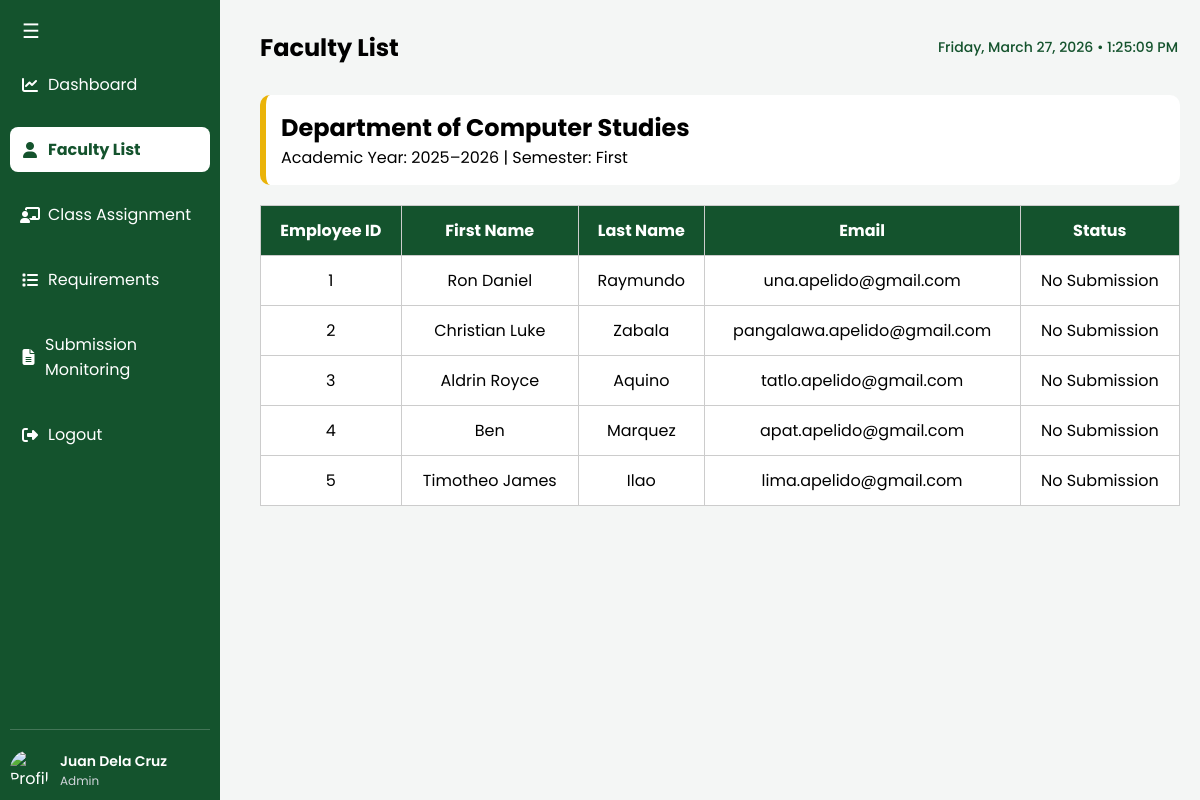
The page /facultylistAdmin on the database its author committed.
### tables this page shows
CREATE TABLE TEACHERS (Emp_ID INT, First_Name TEXT NOT NULL, Last_Name TEXT NOT NULL, Email TEXT);

### flaskofthesite.py (the view)
@app.route ('/facultylistAdmin')
def facultylistAdmin():
    db_path = os.path.join(base_dir, 'Facultylist.db')
    conn = sqlite3.connect(db_path)
    conn.row_factory = sqlite3.Row
    cursor = conn.cursor()
    cursor.execute('SELECT * FROM TEACHERS')
    rows = cursor.fetchall()
    for row in rows:
        print(row["Emp_ID"])
    return render_template('facultylistAdmin.html', rows=rows)

### flaskofthesite.py (called while the page is built)
@app.after_request
def add_header(response):
    response.headers["Cache-Control"] = "no-store, no-cache, must-revalidate, max-age=0"
    response.headers["Pragma"] = "no-cache"
    response.headers["Expires"] = "0"
    return response

### templates/facultylistAdmin.html (shortened to what this page needs)
<!DOCTYPE html>
<html>
<head>
    <link rel="stylesheet" href="{{ url_for('static', filename='dashboardAdmin.css') }}">
     <link href="https://cdnjs.cloudflare.com/ajax/libs/font-awesome/6.5.0/css/all.min.css" rel="stylesheet">
</head>
<body>
<div class="sidebar" id="sidebar">
    <div class="sidebar-top">
        <button id="menu-btn">☰</button>
    </div>
    <a href="/dashboardAdmin">
        <i class="fas fa-chart-line"></i>
        <span>Dashboard</span>
    </a>
    <a class="active">
        <i class="fas fa-user"></i>
        <span>Faculty List</span>
    </a>
    <a href="/">
        <i class="fas fa-chalkboard-teacher"></i>
        <span>Class Assignment</span>
    </a>
    <a href="/requirementsAdmin">
        <i class="fas fa-list"></i>
        <span>Requirements</span>
    </a>
    <a href="/submissionmonitoringAdmin">
        <i class="fas fa-file-alt"></i>
        <span>Submission Monitoring</span>
    </a>
    <a href="/logout">
        <i class="fas fa-sign-out-alt"></i>
        <span>Logout</span>
    </a>
    <div class="sidebar-profile">
        <img src="https://cdn-icons-png.flaticon.com/512/847/847969.png" alt="Profile">
        <div class="profile-info">
            <span class="name">Juan Dela Cruz</span>
            <span class="role">Admin</span>
        </div>
    </div>
</div>
<div class="main" id="main">
<div class="topbar">
    <h2>Faculty List</h2>
    <div class="datetime" id="datetime"></div>
</div>
<div class="content">
    <div class="header">
        <h2>Department of Computer Studies</h2>
        <p>Academic Year: 2025–2026 | Semester: First</p>
    </div>
 <table>
        <thead>
            <tr>
                <th>Employee ID</th>
                <th>First Name</th>
                <th>Last Name</th>
                <th>Email</th>
                <th>Status</th>
            </tr>
        </thead>
        <tbody>
            {% for t in rows %}
            <tr>
                <td>{{ t[0] }}</td>
                <td>{{ t[1] }}</td>
                <td>{{ t[2] }}</td>
                <td>{{ t[3] }}</td>
                 <td>
                {% if submission %}
                    {{ submission[0][0] }}
                {% else %}
                    No Submission
                {% endif %}
            </td>
            </tr>
            {% endfor %}
        </tbody>
    </table>
        </div>
</div>
</body>
</html>

### static/dashboardAdmin.css (style rules this page uses)
* { margin: 0; padding: 0; box-sizing: border-box; font-family: 'Poppins', sans-serif; }
body { display: flex; background: #f4f6f5; }
.sidebar { width: 220px; height: 100vh; background: #14532d; color: white; padding: 10px; position: fixed; transition: 0.3s; display: flex; flex-direction: column; }
.sidebar a { display: flex; align-items: center; gap: 8px; color: white; text-decoration: none; padding: 10px; margin: 10px 0; border-radius: 8px; }
.sidebar a i { width: 20px; text-align: center; }
.sidebar a.active { background: white; color: #14532d; font-weight: bold; }
.sidebar { display: flex; flex-direction: column; }
.sidebar-profile { margin-top: auto; display: flex; align-items: center; gap: 10px; padding-top: 20px; border-top: 1px solid rgba(255,255,255,0.2); }
.sidebar-profile img { width: 40px; height: 40px; border-radius: 50%; object-fit: cover; }
.profile-info { display: flex; flex-direction: column; }
.profile-info .name { font-size: 14px; font-weight: 600; }
.profile-info .role { font-size: 12px; color: #d1d5db; }
.topbar { display: flex; align-items: center; justify-content: space-between; padding: 10px 0px; margin-bottom: 20px; transition: padding 0.3s, transform 0.3s; }
.topbar h2 { margin: 0; transition: margin 0.3s, transform 0.3s; }
#menu-btn { font-size: 20px; color: white; background: none; border: none; cursor: pointer; }
.datetime { font-size: 14px; font-weight: 500; color: #14532d; margin-right: 2px; }
.sidebar { width: 220px; transition: width 0.3s; overflow: hidden; }
.main { margin-left: 240px; padding: 20px; width: calc(100% - 240px); transition: margin-left 0.3s, width 0.3s; }
.header, .cards, .card { transition: width 0.3s, transform 0.3s; }
.header { background: white; padding: 15px; border-radius: 10px; margin-bottom: 20px; border-left: 6px solid #eab308; }
table { width: 100%; border-collapse: collapse; background: white; }
th, td { padding: 12px; border: 1px solid #ccc; text-align: center; }
th { background: #14532d; color: white; }
button { background: #eab308; border: none; padding: 6px 12px; border-radius: 6px; cursor: pointer; }

### rows shown on the page
TEACHERS: Emp_ID "1", First_Name "Ron Daniel", Last_Name "Raymundo", Email "una.apelido@gmail.com"
TEACHERS: Emp_ID "2", First_Name "Christian Luke", Last_Name "Zabala", Email "pangalawa.apelido@gmail.com"
TEACHERS: Emp_ID "3", First_Name "Aldrin Royce", Last_Name "Aquino", Email "tatlo.apelido@gmail.com"
TEACHERS: Emp_ID "4", First_Name "Ben", Last_Name "Marquez", Email "apat.apelido@gmail.com"
TEACHERS: Emp_ID "5", First_Name "Timotheo James", Last_Name "Ilao", Email "lima.apelido@gmail.com"
